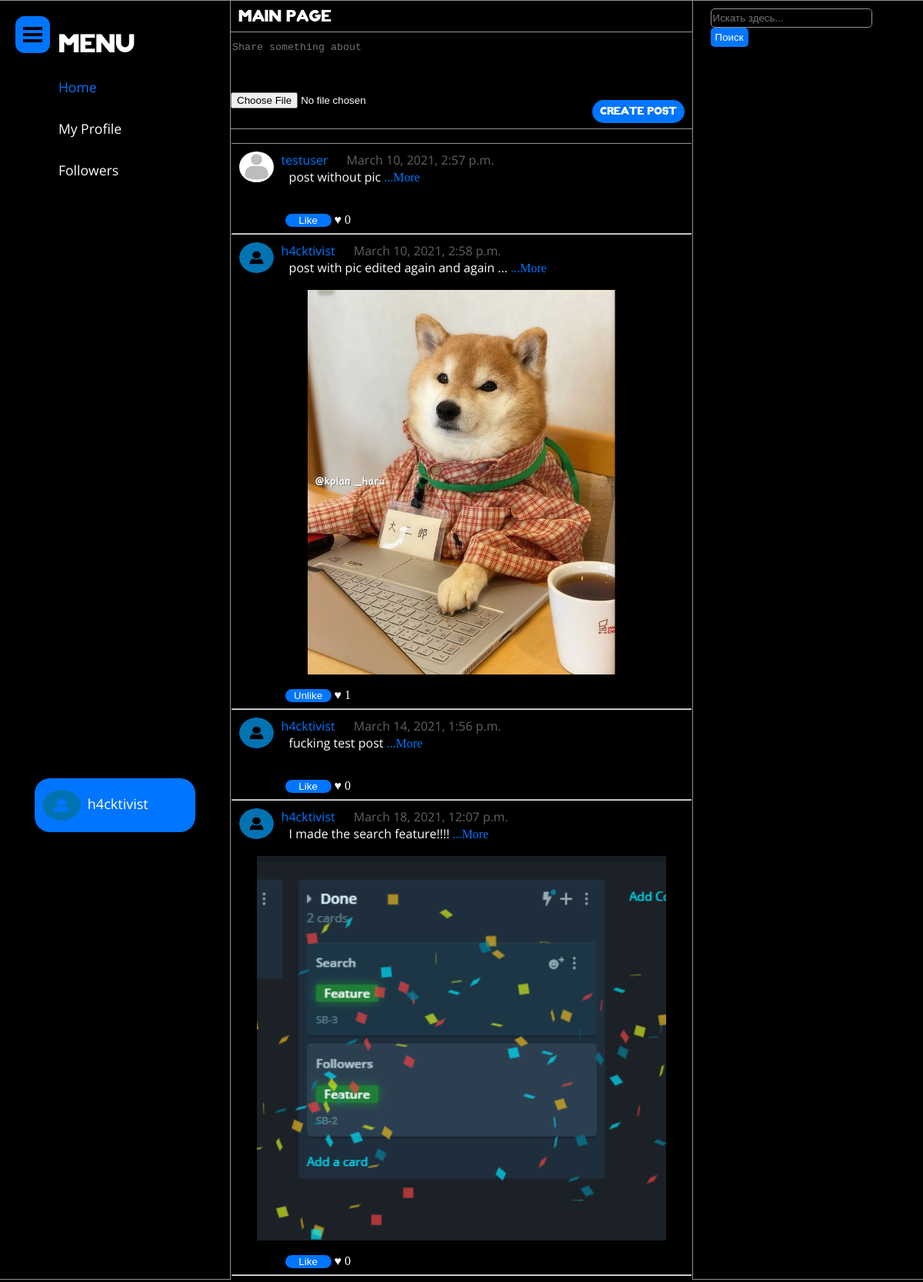
The app's page / (signed in) with its own data.
### users/models.py (models this page shows, shortened)
class Profile(models.Model):
    user = models.OneToOneField(User, on_delete=models.CASCADE)
    image = models.ImageField(default='profile_pics/default.jpg', upload_to='profile_pics')
    bio = models.TextField(default='Apparently, this user prefers to keep an air of mystery about them.')
    following = models.ManyToManyField(User, related_name='following', blank=True)

### main/models.py (models this page shows, shortened)
class Post(models.Model):
    user = models.ForeignKey(User, on_delete=models.CASCADE)
    text = models.TextField('Post text')
    image = models.ImageField('Image', upload_to='post_pics', blank=True)
    date = models.DateTimeField('Date')
    liked = models.ManyToManyField(User, default=None, blank=True, related_name='liked_by_user')
    @property
    def was_published_recently(self):
        return self.date >= (timezone.now() - datetime.timedelta(days=7))
    @property
    def likes(self):
        return self.liked.all().count()

### main/views.py (the view, shortened to what this page needs)
# urls.py: path('', views.index, name='index'),
def index(request):
    posts = Post.objects.all()
    form = PostCreationForm()
    context = {'posts': posts, 'form': form}
    return render(request, 'index.html', context)

### main/forms.py
class PostCreationForm(forms.ModelForm):
    class Meta:
        model = Post
        fields = ['text', 'image']
    def __init__(self, *args, **kwargs):
        super().__init__(*args, **kwargs)
        attrs = {
            'id': 'txtarea',
            'onKeyUp': "AutoSize();",
            'style': 'height: 60px; max-height: 140px; width: 99%;',
            'maxlength': '800',
            'placeholder': 'Share something about'
        }
        self.fields['text'].widget.attrs.update(attrs)

### templates/index.html (shortened to what this page needs)
{% load static %}
<!DOCTYPE html>
<html lang="en">
<head>
    <link rel="stylesheet" type="text/css" href="{% static 'index.css' %}">
</head>
<body>
    <div id="poloska">
    <span>Main page</span>
</div>
    {% if form %}
        <div class="post_create_form">
        <form enctype="multipart/form-data" method="post">
            <div id="form_block" style="height: 125px; max-height: 205px;">
            <label>
                {{ form.text }}<br>
                {{ form.image }}
                <button type="submit" class="crp_button">Create post</button>
            </label>
            </div>
        </form>
        </div>
    {% endif %}
    <br>
    <div id="user_menu">
    <div id="menu_btn" onclick="openMenu()">
            <span></span>
            <span></span>
            <span></span>
        </div>
        <ul>
            <li>Menu</li>
            <li><a href="{% url 'index' %}" style="color: #0075FF;">Home</a></li>
            <li><a href="{% url 'profile' %}">My Profile</a></li>
            <li><a href="{% url 'followers' %}">Followers</a></li>
        </ul>
        {% if request.user.username %}
            <div id="user_info">
                <img class="user_info_avatar" src="{{ request.user.profile.image.url }}">
                <a href="{% url 'profile' %}" id="user_info_name">{{ request.user.username }}</a>
            </div>
        {% endif %}
    </div>
    <div id="user_trends">
        <form action="{% url 'seacrh' %}" method="POST" id="form_search">
        <div id="form_search_block">
             <input id="input_search" name="input_search" placeholder="Искать здесь..." type="search">
            <button id="button_search" type="submit">Поиск</button>
        </div>
        </form>
    </div>
    <div id="post_block">
    {% for p in posts %}
        <div class="post_info">
                <img class="post_user_avatar" src="{{ p.user.profile.image.url }}">
                <a href="{% url 'otherprofile' p.user.username %}" id="post_username">{{ p.user }}</a>
        <span id="post_date">{{ p.date }}</span>
        <br>
        <span id="post_text">{{ p.text }}</span>
        <a href="{% url 'detail' p.id %}" id="more">...More</a>
        <br>
        </div>
        <br>
        {% if p.image %}
        <div class="post_img_container">
            <img id="post_image" src="{{ p.image.url }}">
        </div>
        {% endif %}
        <br>
        <form method="post" action="{% url 'like_post' %}" class="like-form" id="{{ p.id }}">
            <button type="submit" class="like-btn{{ p.id }}" id="like_btn">
                {% if user not in p.liked.all %}
                    Like
                {% else %}
                    Unlike
                {% endif %}
            </button>
             <span id="like_color">♥</span>
            <span class="like-count{{ p.id }}">{{ p.likes }}</span>
        </form>
        <hr>
    {% endfor %}
    </div>
</body>
</html>

### static/index.css (style rules this page uses)
body { background-color: #000000; margin: 0 auto; color: white; }
#poloska { width: 50%; height: 40px; margin: 0 auto; text-align: left; border: solid 1px #939393; border-left: none; border-right: none; border-bottom: none; transition-duration: 1s; }
#poloska span { font-size: 20px; font-family: "ZIX"; position: relative; top: 10px; color: white; margin-left: 10px; }
.post_create_form form { resize: none; color: white; }
.post_create_form form button { margin-top: 10px; }
#form_block { width: 50%; margin: 0 auto; border: solid 1px #939393; border-left: none; border-right: none; transition-duration: 1s; }
#txtarea { resize: none; overflow: hidden; transition-duration: 1s; border: none; margin-top: 10px; background: none; color: white; outline: none; }
.crp_button { height: 30px; width: 120px; float: right; color: white; background-color: #0075FF; outline: none; border: none; border-radius: 20px; font-family: "ZIX"; margin-right: 10px; cursor: pointer; }
#user_menu { width: 24.9%; height: 99.7%; border: solid 1px #939393; border-left: none; position: fixed; top: 0px; left: 0px; transition-duration: 1s; }
#user_menu a { color: white; text-decoration: none; }
#user_menu ul li:first-child { margin-left: 10%; color: white; font-size: 1.95em; list-style: none; padding: 25px 10px 10px 10px; font-family: "ZIX"; }
#user_menu ul li:not(:first-child) { width: 90%; margin-left: 10%; font-size: 1.1em; list-style: none; padding: 15px 10px; font-family: "Open Sans", sans-serif; }
#user_menu ul li a { color: white; text-decoration: none; cursor: pointer; }
#user_info { position: relative; top: 45%; width: 70%; height: 70px; margin: 0 auto; border-radius: 20px; background-color: #0075FF; transition-duration: 1s; animation-name: hide_info_block_before; animation-duration: 0.5s; }
.user_info_avatar { border-radius: 50%; width: 50px; height: 40px; margin-left: 10px; margin-top: 15px; }
#user_info_name { position: relative; bottom: 15px; margin-left: 5px; font-family: "Open Sans", sans-serif; color: #0075FF; }
#user_info_name { font-size: 18px; }
#menu_btn { position: absolute; left: 20px; top: 20px; background: #0075FF; padding: 10px; border-radius: 12px; cursor: pointer; transition-duration: 1s; }
#menu_btn span { display: block; width: 25px; height: 4px; background-color: black; margin: 4px 0; }
#user_trends { width: 24.9%; height: 99.7%; border: solid 1px #939393; border-right: none; position: fixed; top: 0px; right: 0px; transition-duration: 1s; }
#form_search_block { margin: 0 auto; margin-top: 10px; width: 85%; font-family: "ZIX"; }
#input_search { width: 210px; height: 25px; border: solid 1px #939393; border-radius: 5px; outline: none; background-color: #000000; color: white; }
#button_search { height: 25px; background-color: #0075FF; border-radius: 5px; border: none; outline: none; color: white; }
#post_block { width: 49.9%; margin: 0 auto; border-top: solid 1px #939393; transition-duration: 1s; }
.post_info { margin-top: 10px; margin-left: 10px; }
.post_info a { color: white; text-decoration: none; }
.post_user_avatar { border-radius: 50%; width: 45px; height: 40px; float: left; }
#post_username { position: relative; left: 0px; margin-left: 10px; font-family: "Open Sans", sans-serif; color: #0075FF; }
#post_date { margin-left: 20px; font-family: "Open Sans", sans-serif; color: #616161; }
#post_text { margin-left: 20px; font-family: "Open Sans", sans-serif; }
.post_img_container { width: 90%; height: 500px; margin: 0 auto; }
#post_image { display: block; margin: 0 auto; max-width: 100%; height: 100%; }
#more { color: #0075FF; text-decoration: none; }
#like_btn { margin-left: 70px; background-color: #0075FF; border: none; border-radius: 20px; outline: none; cursor: pointer; color: white; width: 60px; }
#like_color { color: "#"; }

### records on screen
Post: user.profile.image (placeholder picture), user "testuser", date "March 10, 2021, 2:57 p.m.", text "post without pic", shows "Like", likes "0"
Post: user.profile.image (picture), user "h4cktivist", date "March 10, 2021, 2:58 p.m.", text "post with pic edited again and again ...", image (picture), shows "Unlike", likes "1"
Post: user.profile.image (picture), user "h4cktivist", date "March 14, 2021, 1:56 p.m.", text "fucking test post", shows "Like", likes "0"
Post: user.profile.image (picture), user "h4cktivist", date "March 18, 2021, 12:07 p.m.", text "I made the search feature!!!!", image (picture), shows "Like", likes "0"

### other values on screen
{{ request.user.username }} "h4cktivist"
